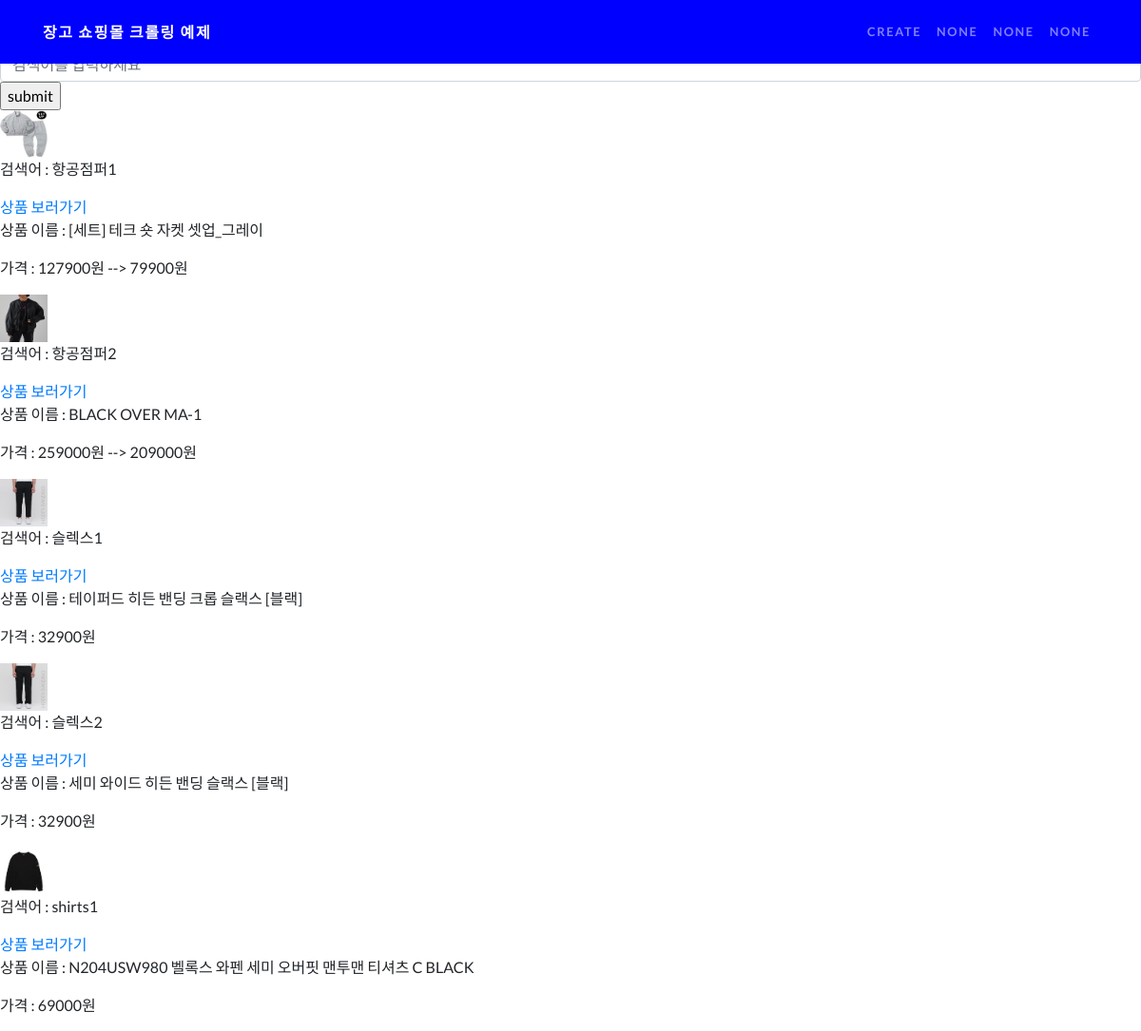
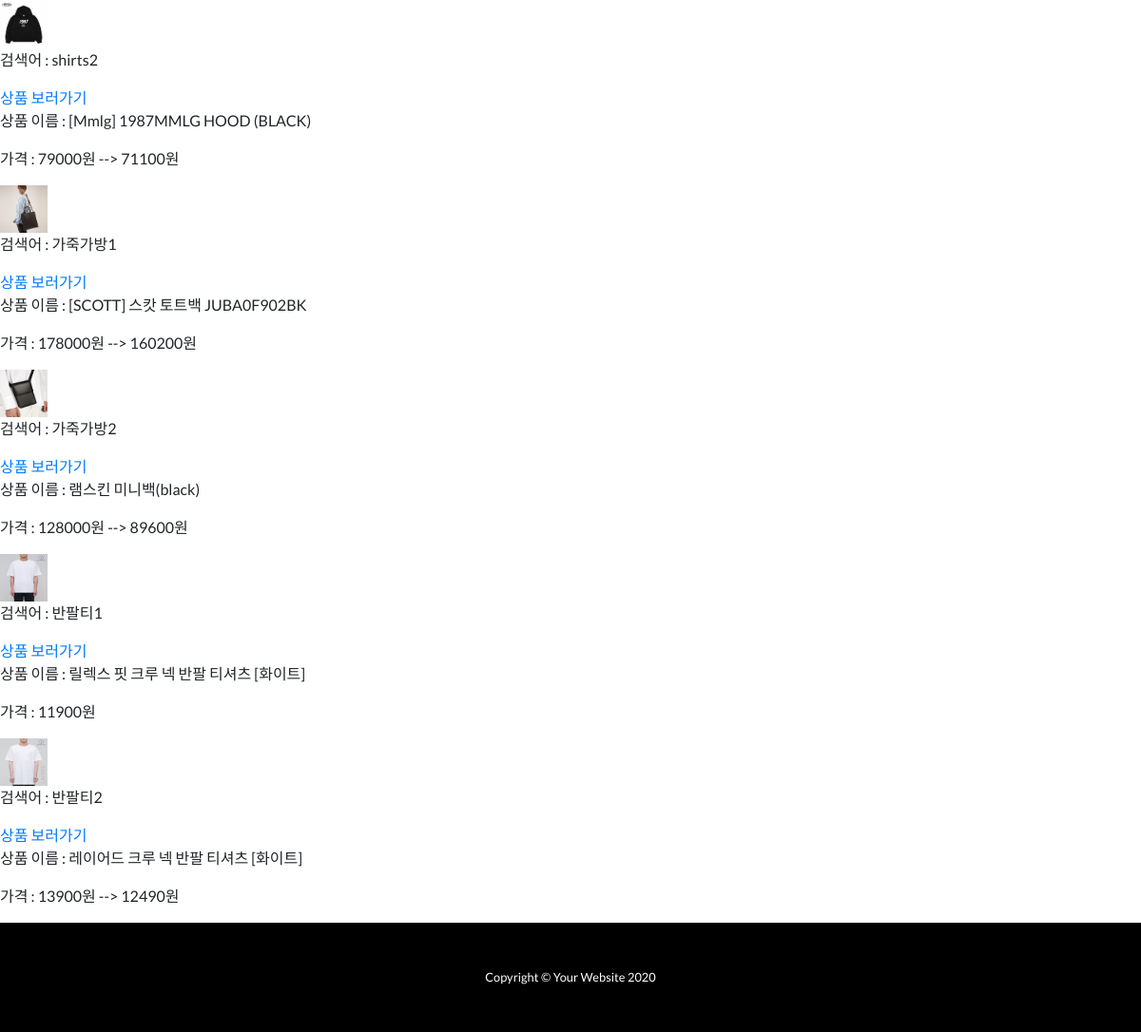
The page / on the database its author committed (2 pictures, top to bottom).
### app/models.py (models this page shows)
class musinsaData(models.Model):
    search_musinsa = models.TextField()#검색어 필드
    musinsaImage = models.ImageField(upload_to='images/', blank=True)# 상품 이미지
    musinsaUrl = models.TextField()# 상품 이미지 URL
    musinName = models.TextField()# 상품 이름
    musinPrice = models.TextField()# 상품 가격

### app/views.py (the view, shortened to what this page needs)
# urls.py: path('', app.views.crowling, name='crowling'),
def crowling(request):
    musinsa = musinsaData.objects.all()
    return render(request, 'app/crowling.html',{'musinsa': musinsa } )

### app/templates/app/crowling.html (shortened to what this page needs)
{% extends 'app/base.html' %}
{% load static %}
{% block content %}
<br>
<br>
<form method="POST" enctype="multipart/form-data" action="{% url 'crowling' %}">
    <input type="submit" value="submit">
</form>
{%for m in musinsa%}
<img src="/media/{{m.musinsaImage}}" width=50px height=50px>
<p>검색어 : {{m.search_musinsa}}</p>
<a href = "{{m.musinsaUrl}}">상품 보러가기</a>
<p>상품 이름 : {{m.musinName}}</p>
<p>가격 : {{m.musinPrice}}</p>
{% endfor %}
{% endblock %}

### app/templates/app/base.html (shortened to what this page needs)
<!doctype html>
{% load static %}
<html>
<head>
<link href="{% static 'appname/vendor/bootstrap/css/bootstrap.min.css' %}" rel="stylesheet">
  <link href="{% static 'app/css/one-page-wonder.min.css' %}" rel="stylesheet">
</head>
<body>
  <nav class="navbar navbar-expand-lg navbar-dark navbar-custom fixed-top" style="background-color: blue;">
    <div class="container">
      <a class="navbar-brand" href="/">장고 쇼핑몰 크롤링 예제</a>
      <div class="collapse navbar-collapse" id="navbarResponsive">
        <ul class="navbar-nav ml-auto">
          <li class="nav-item">
            <a class="nav-link" href="/">create</a>
          </li>
          <li class="nav-item">
            <a class="nav-link" href="/">none</a>
          </li>
          <li class="nav-item">
            <a class="nav-link" href="/">none</a>
          </li>
          <li class="nav-item">
            <a class="nav-link" href="/">none</a>
          </li>
        </ul>
      </div>
    </div>
  </nav>
  {% block content %}
  {% endblock %}
  <footer class="py-5 bg-black">
    <div class="container">
      <p class="m-0 text-center text-white small">Copyright &copy; Your Website 2020</p>
    </div>
  </footer>
</body>
</html>

### rows shown on the page
musinsaData: musinsaImage (picture), search_musinsa "항공점퍼1", musinName "[세트] 테크 숏 자켓 셋업_그레이", musinPrice "127900원 --> 79900원"
musinsaData: musinsaImage (picture), search_musinsa "항공점퍼2", musinName "BLACK OVER MA-1", musinPrice "259000원 --> 209000원"
musinsaData: musinsaImage (picture), search_musinsa "슬렉스1", musinName "테이퍼드 히든 밴딩 크롭 슬랙스 [블랙]", musinPrice "32900원"
musinsaData: musinsaImage (picture), search_musinsa "슬렉스2", musinName "세미 와이드 히든 밴딩 슬랙스 [블랙]", musinPrice "32900원"
musinsaData: musinsaImage (picture), search_musinsa "shirts1", musinName "N204USW980 벨록스 와펜 세미 오버핏 맨투맨 티셔츠 C BLACK", musinPrice "69000원"
musinsaData: musinsaImage (picture), search_musinsa "shirts2", musinName "[Mmlg] 1987MMLG HOOD (BLACK)", musinPrice "79000원 --> 71100원"
musinsaData: musinsaImage (picture), search_musinsa "가죽가방1", musinName "[SCOTT] 스캇 토트백 JUBA0F902BK", musinPrice "178000원 --> 160200원"
musinsaData: musinsaImage (picture), search_musinsa "가죽가방2", musinName "램스킨 미니백(black)", musinPrice "128000원 --> 89600원"
musinsaData: musinsaImage (picture), search_musinsa "반팔티1", musinName "릴렉스 핏 크루 넥 반팔 티셔츠 [화이트]", musinPrice "11900원"
musinsaData: musinsaImage (picture), search_musinsa "반팔티2", musinName "레이어드 크루 넥 반팔 티셔츠 [화이트]", musinPrice "13900원 --> 12490원"
